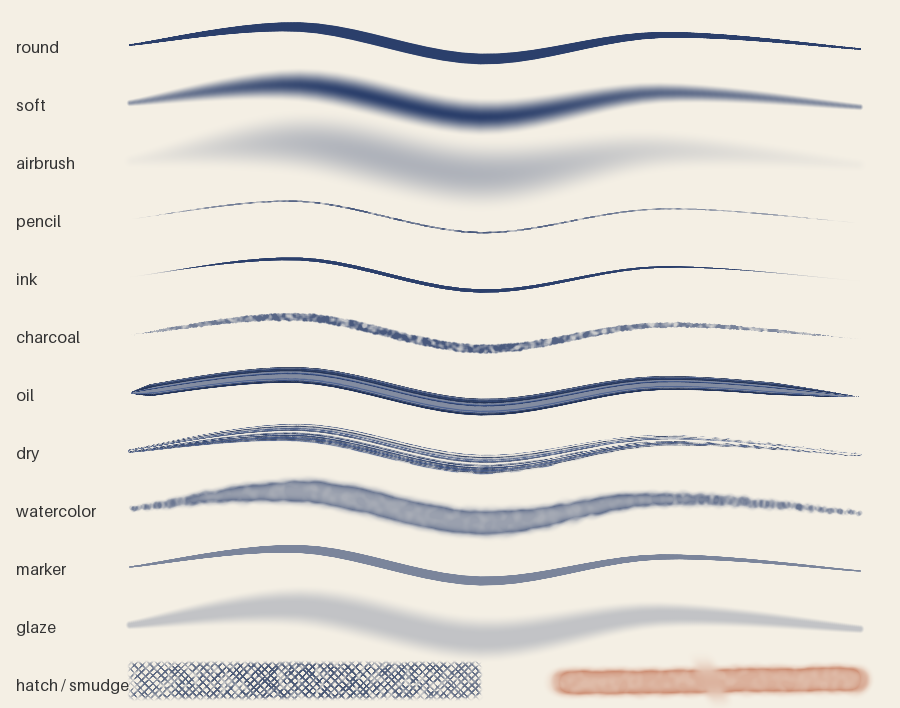

Source code (Python):
"""Render examples/brushes.png: every brush preset with the same pressure-varying stroke."""

from pathlib import Path

from pdnart import Scene, composite
from pdnart.brushes import PRESETS

scene = Scene(900, 70 + 58 * len(PRESETS), "#f4efe4")
strokes = scene.add_layer("strokes")
labels = scene.add_layer("labels")
y = 45
for name in PRESETS:
    strokes.add({"op": "brush", "brush": name, "color": "#2b3f6b",
                 "points": [[130, y, 0.2], [300, y - 18, 0.9], [480, y + 14, 1.0], [660, y - 10, 0.6], [860, y + 4, 0.2]]})
    labels.add({"op": "text", "x": 16, "y": y - 8, "text": name, "size": 16, "color": "#333333"})
    y += 58
hatch = scene.add_layer("hatching", blend="multiply")
hatch.add({"op": "hatch", "region": [[130, y - 20], [480, y - 20], [480, y + 15], [130, y + 15]], "cross": True,
           "gap": 5, "color": "#2b3f6b"})
hatch.add({"op": "brush", "brush": "watercolor", "color": "#c46a4a", "points": [[560, y], [860, y - 4]]})
hatch.add({"op": "smudge", "points": [[700, y - 30], [720, y + 20]], "size": 30, "strength": 0.9})
labels.add({"op": "text", "x": 16, "y": y - 8, "text": "hatch / smudge", "size": 16, "color": "#333333"})
composite(scene).save(Path(__file__).with_suffix(".png"))
